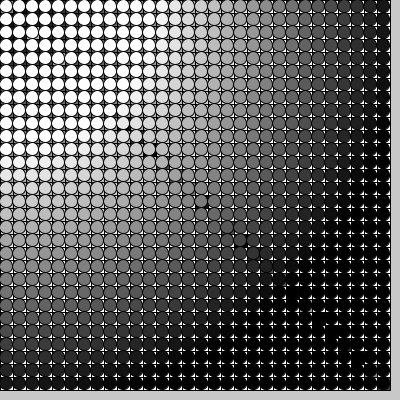
Frame 1 (no input)
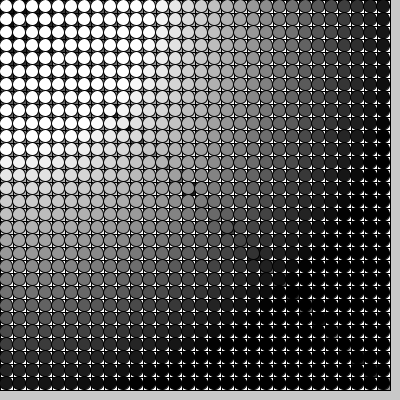
Frame 60 (the mouse pressed at the canvas centre just before this capture)
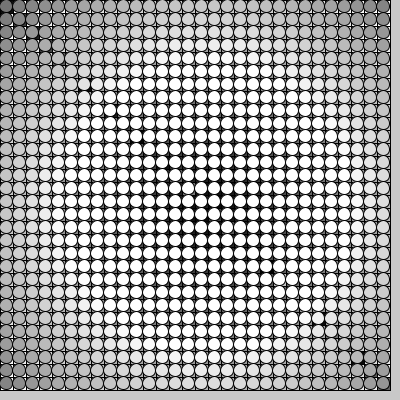
Frame 120 (the mouse held since frame 60 and released just before this capture)

The Processing sketch that drew these frames (run headless with seeded random() and noise(); from frame 60 on, the mouse is pressed at the canvas centre):

// Processing sketch: opt_art_5
// ── opt_art_5.pde
int tamX, tamY;
int cantX = 30;
int cantY = 30;

void setup(){
  size(400, 400);
  tamX = width/cantX;
  tamY = width/cantY;
}

void draw(){
  background(200);
  for(int i=0; i<cantX; i++){
    for(int j=0; j<cantY; j++){
      if(i == j){
        fill(random(200));
      }else{
        fill(dist(mouseX, mouseY, i*tamX, j*tamY));
      }
      rect(i*tamX, j*tamY, tamX, tamY);
      
      fill(width - dist(mouseX, mouseY, i*tamX, j*tamY));
      ellipse(i*tamX + tamX/2, j*tamY + tamY/2, tamX, tamY);
    }
  }
}


void mouseClicked(){
  
}
